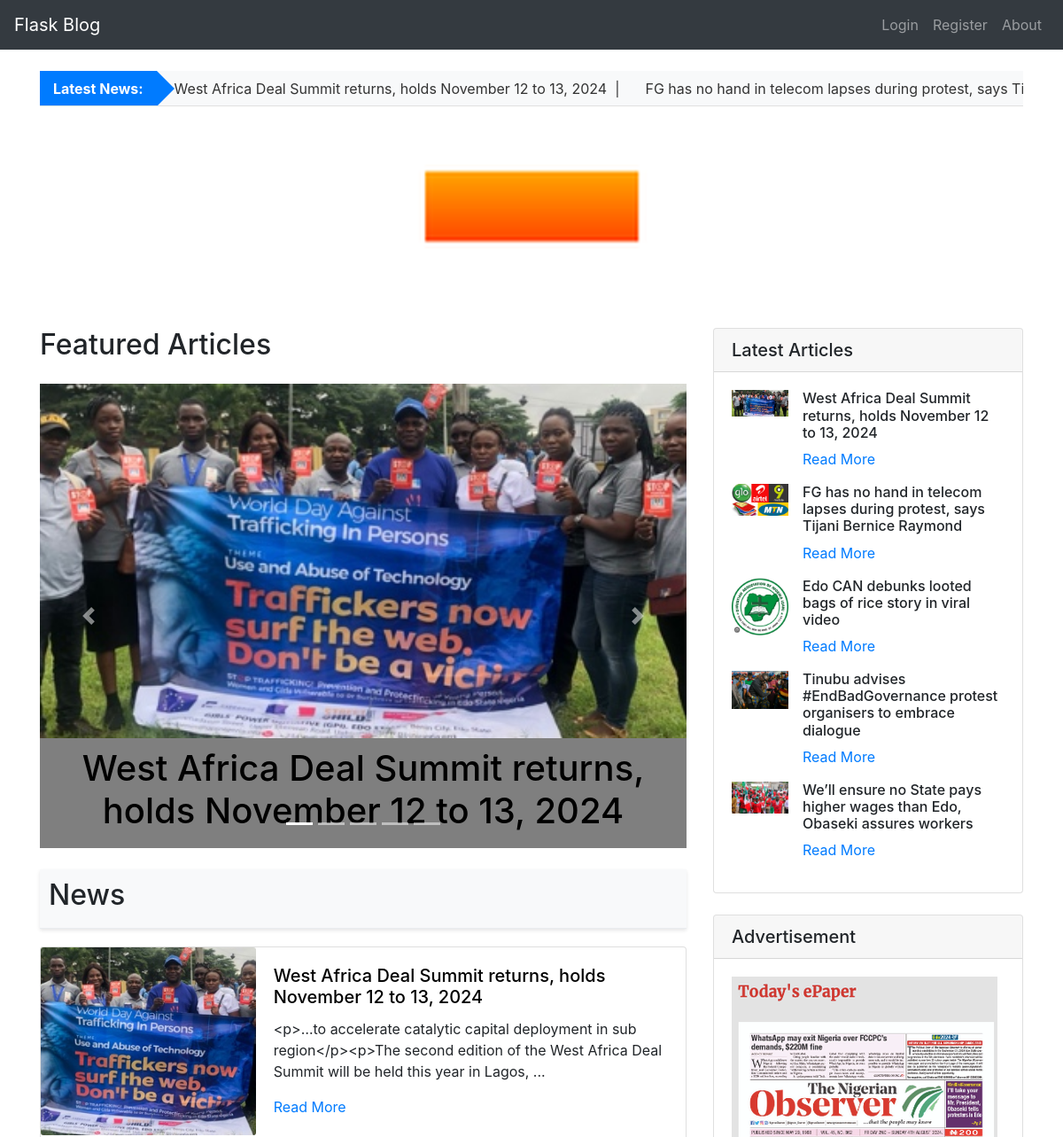
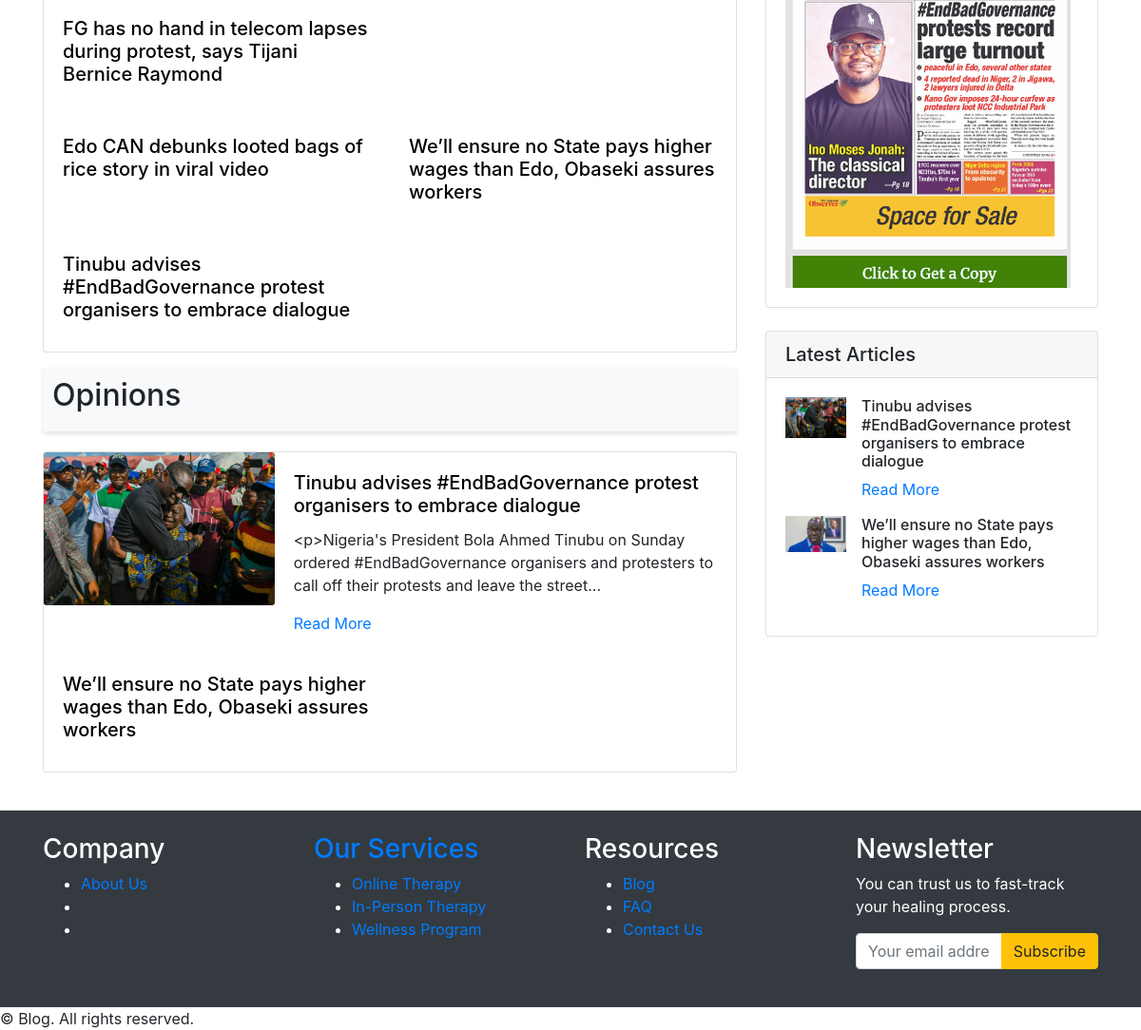
The page /home on the database its author committed (2 pictures, top to bottom).
### app/models.py (models this page shows, shortened)
class Post(db.Model):
    id = db.Column(db.Integer, primary_key=True)
    title = db.Column(db.String(100), nullable=False)
    content = db.Column(db.Text, nullable=False)
    date_posted = db.Column(db.DateTime, nullable=False, default=datetime.utcnow)
    is_featured = db.Column(db.Boolean, default=False)
    image_file = db.Column(db.String(20), nullable=False, default='default.jpg')
    category_id = db.Column(db.Integer, db.ForeignKey('category.id'), nullable=False)
    category = db.relationship('Category', back_populates='posts')
    user_id = db.Column(db.Integer, db.ForeignKey('user.id'), nullable=False)

class Advertisement(db.Model):
    id = db.Column(db.Integer, primary_key=True)
    ad_code = db.Column(db.Text, nullable=True)
    image_file = db.Column(db.String(20), nullable=True)
    embed_link = db.Column(db.String(255), nullable=True)  # Add this field
    is_active = db.Column(db.Boolean, default=False)
    date_posted = db.Column(db.DateTime, nullable=False, default=datetime.utcnow)
    views = db.Column(db.Integer, default=0)
    clicks = db.Column(db.Integer, default=0)
    location = db.Column(db.String(100), nullable=True)

### app/routes.py (the view)
@main.route('/')
@main.route('/home')
def home():
    homepage_ads = Advertisement.query.filter_by(location='homepage', is_active=True).first()
    news_page = request.args.get('news_page', 1, type=int)
    opinions_page = request.args.get('opinions_page', 1, type=int)
    featured_posts = Post.query.filter_by(is_featured=True).order_by(Post.date_posted.desc()).limit(5).all()
    news_posts = Post.query.join(Category).filter(Category.name == 'News').order_by(Post.date_posted.desc()).paginate(page=news_page, per_page=5, error_out=False)
    opinion_posts = Post.query.join(Category).filter(Category.name == 'Opinions').order_by(Post.date_posted.desc()).paginate(page=opinions_page, per_page=5, error_out=False)
    ticker_posts = Post.query.join(Category).filter(Category.name == 'News').order_by(Post.date_posted.desc()).paginate(page=news_page, per_page=10, error_out=False)
    latest_posts = Post.query.order_by(Post.date_posted.desc()).limit(5).all()
    active_ad = Advertisement.query.filter_by(is_active=True).order_by(Advertisement.date_posted.desc()).first()
    return render_template('home.html',
                           featured_posts=featured_posts,
                           news_posts=news_posts,
                           opinion_posts=opinion_posts,
                           latest_posts=latest_posts,
                           active_ad=active_ad,
                           ticker_posts=ticker_posts,
                           homepage_ads=homepage_ads)

### app/templates/home.html (shortened to what this page needs)
{% extends "base.html" %}
{% block content %}
        <div class="news-ticker">
            <div class="headline">Latest News:</div>
            <div class="ticker-container">
                <div class="ticker-content">
                    {% for post in latest_posts %}
                    <span class="news-item">
                        <a href="{{ url_for('main.post', post_id=post.id) }}">{{ post.title }}</a>
                        &nbsp;|&nbsp;
                    </span>
                    {% endfor %}
                </div>
            </div>
        </div>
<div class="adsense-space my-4">
    {% if homepage_ads and homepage_ads.is_active %}
        {% if homepage_ads.ad_code %}
            <div class="adsense-content">
                {{ homepage_ads.ad_code|safe }}
            </div>
        {% elif homepage_ads.image_file %}
            <a href="{{ url_for('main.homepage_ads_click', ad_id=active_ad.id) }}" target="_blank">
                <img src="{{ url_for('static', filename='ads/' + homepage_ads.image_file) }}" alt="Advertisement" class="img-fluid">
            </a>
        {% else %}
            <p>No advertisement available.</p>
        {% endif %}
    {% else %}
        <p>No advertisement available.</p>
    {% endif %}
</div>
<div class="row">
<div class="col-lg-8">
    <h2 class="my-4">Featured Articles</h2>
    <div id="carouselExampleIndicators" class="carousel slide mb-4" data-ride="carousel">
        <ol class="carousel-indicators">
            {% for i in range(featured_posts|length) %}
            <li data-target="#carouselExampleIndicators" data-slide-to="{{ i }}" {% if i == 0 %}class="active"{% endif %}></li>
            {% endfor %}
        </ol>
        <div class="carousel-inner">
            {% for post in featured_posts %}
            <div class="carousel-item {% if loop.index == 1 %}active{% endif %}">
                <img src="{{ url_for('static', filename='featured_images/' + (post.image_file if post.image_file else 'default.jpg')) }}" class="d-block w-100 img-size" alt="{{ post.title }}">
                <div class="carousel-caption d-none d-md-block">
                    <h5 class="post-title"><a href="{{ url_for('main.post', post_id=post.id) }}">{{ post.title }}</a></h5>
                </div>
            </div>
            {% endfor %}
        </div>
        <a class="carousel-control-prev" href="#carouselExampleIndicators" role="button" data-slide="prev">
            <span class="carousel-control-prev-icon" aria-hidden="true"></span>
        </a>
        <a class="carousel-control-next" href="#carouselExampleIndicators" role="button" data-slide="next">
            <span class="carousel-control-next-icon" aria-hidden="true"></span>
        </a>
    </div>
        <div class="section-header">
            <h2 class="section-title">News</h2>
        </div>
        {% if news_posts.items %}
            <div class="card mb-3">
                <div class="row no-gutters">
                    {% for post in news_posts.items[:5] %}
                        {% if loop.index == 1 %}
                    <div class="col-md-4">
                        <img src="{{ url_for('static', filename='featured_images/' + (post.image_file if post.image_file else 'default.jpg')) }}" class="card-img" alt="{{ post.title }}" style="object-fit: cover; width: 100%; height: 100%;">
                    </div>
                    <div class="col-md-8">
                        <div class="card-body">
                            <h5 class="card-title">
                                <a href="{{ url_for('main.post', post_id=post.id) }}" style="text-decoration: none; color: black;">{{ post.title }}</a>
                            </h5>
                            <p class="card-text text-truncate" style="overflow-wrap: break-word; word-wrap: break-word; white-space: normal;">
                                {{ post.content[:150] }}...
                            </p>
                            <a href="{{ url_for('main.post', post_id=post.id) }}" class="card-link">Read More</a>
                        </div>
                    </div>
                        {% else %}
                        <div class="col-md-6">
                            <div class="card-body">
                                <h5 class="card-title">
                                    <a href="{{ url_for('main.post', post_id=post.id) }}">{{ post.title }}</a>
                                </h5>
                            </div>
                        </div>
                        {% if loop.index % 2 == 0 and not loop.last %}
                        </div><div class="row no-gutters">
                        {% endif %}
                        {% endif %}
                    {% endfor %}
                </div>
            </div>
        {% else %}
            <p>No news posts available.</p>
        {% endif %}
        <div class="section-header">
            <h2 class="section-title">Opinions</h2>
        </div>
        {% if opinion_posts.items %}
            <div class="card mb-3">
                <div class="row no-gutters">
                    {% for post in opinion_posts.items[:5] %}
                        {% if loop.index == 1 %}
                        <div class="col-md-4">
                            <img src="{{ url_for('static', filename='featured_images/' + (post.image_file if post.image_file else 'default.jpg')) }}" class="card-img" alt="{{ post.title }}">
                        </div>
                        <div class="col-md-8">
                            <div class="card-body">
                                <h5 class="card-title">
                                    <a href="{{ url_for('main.post', post_id=post.id) }}">{{ post.title }}</a>
                                </h5>
                                <p class="card-text">{{ post.content[:150] }}...</p>
                                <a href="{{ url_for('main.post', post_id=post.id) }}" class="card-link">Read More</a>
                            </div>
                        </div>
                        {% else %}
                        <div class="col-md-6">
                            <div class="card-body">
                                <h5 class="card-title">
                                    <a href="{{ url_for('main.post', post_id=post.id) }}">{{ post.title }}</a>
                                </h5>
                            </div>
                        </div>
                        {% endif %}
                    {% endfor %}
                </div>
            </div>
        {% else %}
            <p>No opinion posts available.</p>
        {% endif %}
    </div>
    <div class="col-lg-4">
        <div class="card my-4">
            <h5 class="card-header">Latest Articles</h5>
            <div class="card-body">
                {% if latest_posts %}
                    {% for post in latest_posts %}
                    <div class="media mb-3">
                        <img src="{{ url_for('static', filename='featured_images/' + (post.image_file if post.image_file else 'default.jpg')) }}" class="mr-3" alt="{{ post.title }}" width="64">
                        <div class="media-body">
                            <h6 class="mt-0">{{ post.title }}</h6>
                            <a href="{{ url_for('main.post', post_id=post.id) }}" class="stretched-link">Read More</a>
                        </div>
                    </div>
                    {% endfor %}
                {% else %}
                    <p>No latest articles available.</p>
                {% endif %}
            </div>
        </div>
        <div class="card my-4">
            <h5 class="card-header">Advertisement</h5>
            <div class="card-body">
                {% if active_ad %}
                    {% if active_ad.ad_code %}
                        <div class="ad-code">
                            <iframe src="{{ url_for('main.ad_view', ad_id=active_ad.id) }}" style="display:none;"></iframe>
                            {{ active_ad.ad_code|safe }}
                        </div>
                    {% elif active_ad.image_file %}
                        <a href="{{ url_for('main.ad_click', ad_id=active_ad.id) }}" target="_blank">
                            <img src="{{ url_for('static', filename='ads/' + active_ad.image_file) }}" class="img-fluid" alt="Advertisement">
                        </a>
                    {% else %}
                        <img src="{{ url_for('static', filename='ads/ad_placeholder.jpg') }}" class="img-fluid" alt="Advertisement">
                    {% endif %}
                {% else %}
                    <img src="{{ url_for('static', filename='ads/ad_placeholder.jpg') }}" class="img-fluid" alt="Advertisement">
                {% endif %}
            </div>
        </div>
        <div class="card my-4">
            <h5 class="card-header">Latest Articles</h5>
            <div class="card-body">
                {% if opinion_posts.items %}
                    {% for post in opinion_posts.items[:4] %}
                    <div class="media mb-3">
                        <img src="{{ url_for('static', filename='featured_images/' + (post.image_file if post.image_file else 'default.jpg')) }}" class="mr-3" alt="{{ post.title }}" width="64">
                        <div class="media-body">
                            <h6 class="mt-0">{{ post.title }}</h6>
                            <a href="{{ url_for('main.post', post_id=post.id) }}" class="stretched-link">Read More</a>
                        </div>
                    </div>
                    {% endfor %}
                {% else %}
                    <p>No latest articles available.</p>
                {% endif %}
            </div>
        </div>
    </div>
</div>
{% endblock %}

### rows shown on the page
Post: title "West Africa Deal Summit returns, holds November 12 to 13, 2024", image_file (picture), content "<p>…to accelerate catalytic capital deployment in sub region</p><p>The second edition of the West Africa Deal Summit will be held this year in Lagos,"
Post: title "FG has no hand in telecom lapses during protest, says…", title "FG has no hand in telecom lapses during protest, says Tijani Bernice Raymond", image_file (picture)
Advertisement: image_file (picture)
Post: title "Edo CAN debunks looted bags of rice story in viral video", image_file (picture)
Post: title "We’ll ensure no State pays higher wages than Edo, Obaseki assures workers", image_file (picture)
Post: title "Tinubu advises #EndBadGovernance protest organisers to embrace dialogue"
Post: image_file (picture), title "Tinubu advises #EndBadGovernance protest organisers to embrace dialogue", content "<p>Nigeria's President Bola Ahmed Tinubu on Sunday ordered #EndBadGovernance organisers and protesters to call off their protests and leave the street"
Post: title "We’ll ensure no State pays higher wages than Edo, Obaseki assures workers", image_file (picture)
Advertisement: image_file (picture)
